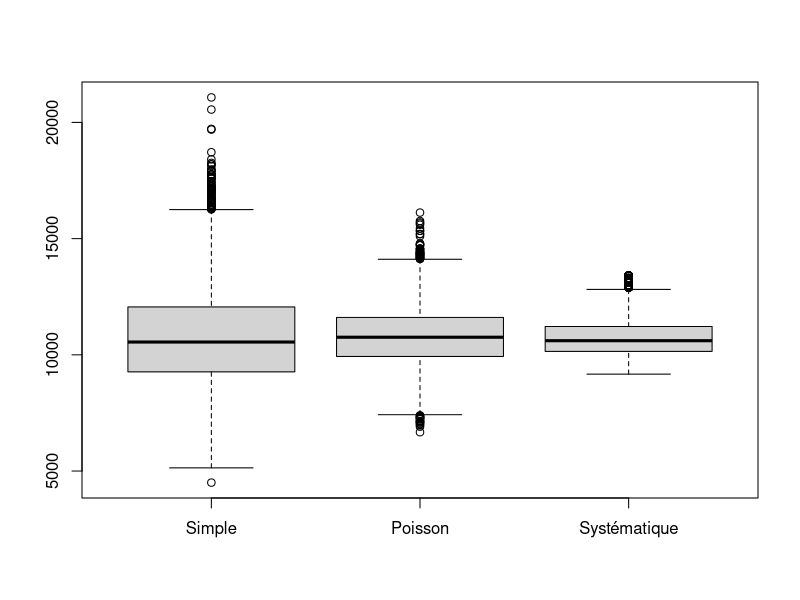
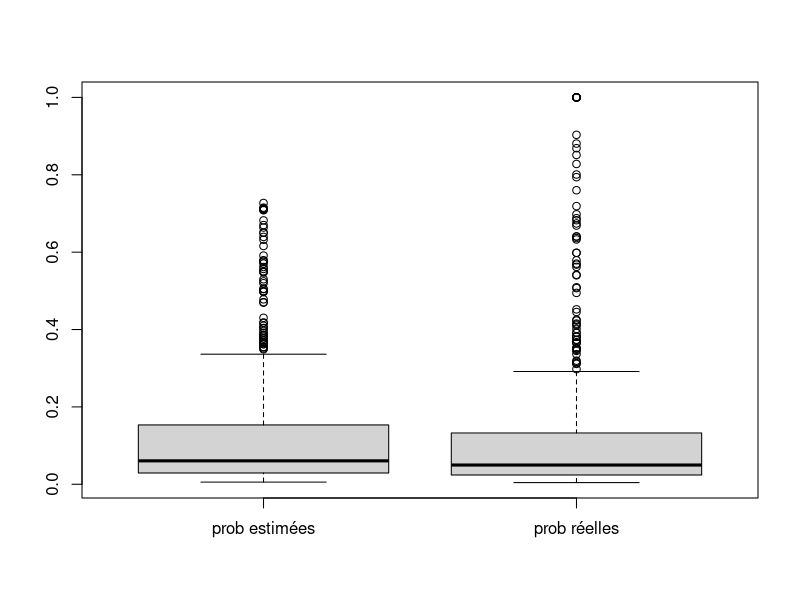
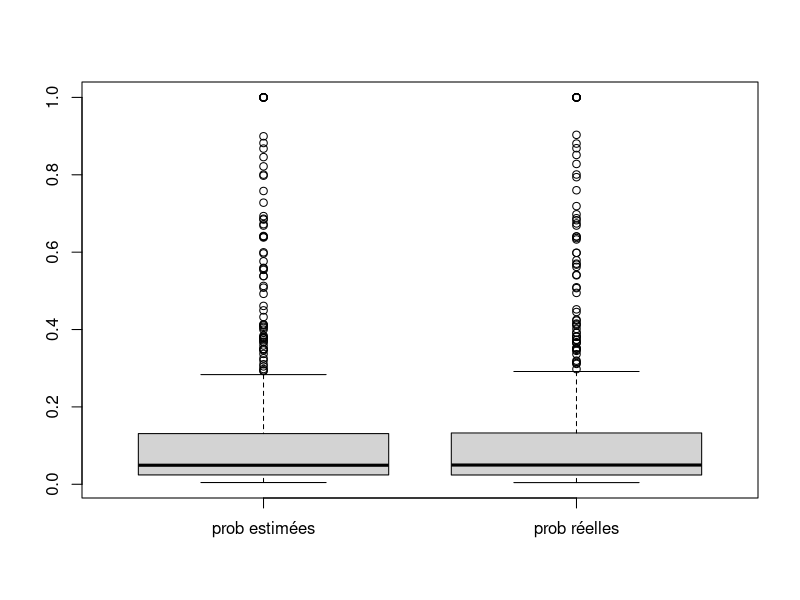

The R source for these figures, in order:
## ---- chunk 1
require(sampling)
require(survey)
require("tidyverse") ###pour ggplot
library('sampling')
library(ggplot2)

## ---- chunk 2
data(rec99)
attach(rec99)
## ---- chunk 3
set.seed(123456)
## ---- chunk 4
N<-length(LOG)
N
## ---- chunk 5
tLOG<-sum(LOG)
pk<-LOG/tLOG # Probailité de ..
## ---- chunk 6
m<-70
## ---- chunk 7
R<-UPmultinomial(m*pk)
sum(R)
## ---- chunk 8
s<-rep((1:N)[R!=0], R[R!=0])
s
## ---- chunk 9
LOGVAC.HH<-sum((R*LOGVAC/pk))/m
LOGVAC.HH
## ---- chunk 10
var.est.HH<-sum(R*(LOGVAC/pk-LOGVAC.HH)^2)/(m*(m-1))
var.est.HH
## ---- chunk 11
c(LOGVAC.HH-qnorm(0.975)*sqrt(var.est.HH),LOGVAC.HH+qnorm(0.975)*sqrt(var.est.HH))
## ---- chunk 12
sum(LOGVAC)
## ---- chunk 13
recs<-cbind.data.frame(rec99, poids=1/(m*pk))
recs<-recs[s,]
## ---- chunk 14
design.pps<-svydesign(id=~1, weights=recs$poids, data=recs)
## ---- chunk 15
res.pps<-svytotal(~LOGVAC, design.pps)
print(ftable(res.pps),digits=5)
## ---- chunk 16
n<-70
## ---- chunk 17
pik<-inclusionprobabilities(LOG,n)
rec99[pik==1,c(2,5)]
## ---- chunk 18
n<-70
pik<-inclusionprobabilities(LOG,n)
## ---- chunk 19
s<-UPpoisson(pik)
sum(s)
## ---- chunk 20
ns<-replicate(10000,
              {ss<-UPpoisson(pik)
              sum(ss)})
mean(ns)
## ---- chunk 21
ys<-LOGVAC[s==1]
piks<-pik[s==1]
LOGVAC.HT<-HTestimator(ys,piks)
LOGVAC.HT   

var.est.HT<-sum((1-piks)*(ys^2)/(piks^2))
var.est.HT
## ---- chunk 22
pikl<-outer(pik,pik,"*")
diag(pikl)<-pik
pikls<-pikl[s==1,s==1]
varHT(ys,pikls,method=1)
## ---- chunk 23
c(LOGVAC.HT-qnorm(0.975)*sqrt(var.est.HT),LOGVAC.HT+qnorm(0.975)*sqrt(var.est.HT))
sum(LOGVAC)
## ---- chunk 24
n<-70
pikl<-UPsystematicpi2(pik)
sum(pikl==0)
## ---- chunk 25
s<-UPsystematic(pik)
sum(s)
## ---- chunk 26
ys<-LOGVAC[s==1]
piks<-pik[s==1]
pikls<-pikl[s==1,s==1]
## ---- chunk 27
LOGVAC.HT<-HTestimator(ys,piks) # Estimateur HT du total
LOGVAC.HT

varHT(ys,pikls,method=2)

var.approx.HT<-varest(ys,pik=piks)
var.approx.HT
## ---- chunk 28
set.seed(12345)
s<-UPmaxentropy(pik)
piktilde<-pik
piktilde[pik!=1]<-UPMEpiktildefrompik(pik[pik!=1])
ys<-LOGVAC[s==1]
piktildes<-piktilde[s==1]
pikltilde<-UPmaxentropypi2(pik)
pikltildes<-pikltilde[s==1,s==1]
## ---- chunk 29
LOGVAC.HT<-HTestimator(ys,piktildes)
LOGVAC.HT
V.HT<-varHT(ys,pikltildes,method=2)
V.HT
## ---- chunk 30
c(LOGVAC.HT-qnorm(0.975)*sqrt(V.HT),
  LOGVAC.HT+qnorm(0.975)*sqrt(V.HT))
sum(LOGVAC)

## ---- chunk 31
N<-nrow(rec99)
n<-70
n.sim<-10000
## ---- chunk 32
y<-LOGVAC
pik<-inclusionprobabilities(LOG,n)
pik1<-rep(n/N,N)
## ---- chunk 33
r1<-replicate(n.sim, srswor(n,N))
ht1<-apply(r1, 2, FUN=function(s,y,pik1)
                  HTestimator(y[s==1],pik1[s==1]),y,pik1)
r2<-replicate(n.sim, UPpoisson(pik))
ht2<-apply(r2, 2, FUN=function(s,y,pik)
                  HTestimator(y[s==1],pik[s==1]),y,pik)
r3<-replicate(n.sim, UPsystematic(pik))
ht3<-apply(r3, 2, FUN=function(s,y,pik)
                  HTestimator(y[s==1],pik[s==1]),y,pik)
## ---- chunk 34
boxplot(ht1,ht2,ht3, names = c('Simple', 'Poisson', 'Systématique'))

## ---- chunk 35
set.seed(12345)

n.sim<-10000
prob<-matrix(0,nrow=n.sim,ncol=N)
for(i in 1:n.sim)
{
s<-sample(1:N,n,p=pik)
prob[i,1:N]<-(1:N %in% s)
}
pik_estimées<-apply(prob,2,mean)
max(pik_estimées/pik)
## ---- chunk 36
set.seed(12345)

prob<-matrix(0,nrow=n.sim,ncol=N)
for(i in 1:n.sim)
{
s<-UPpoisson(pik)
prob[i,1:N]<-s
}
pik_estimées1<-apply(prob,2,mean)
max(pik_estimées1/pik)
## ---- chunk 37
boxplot(pik_estimées,pik, names = c('prob estimées', 'prob réelles'))
## ---- chunk 38
boxplot(pik_estimées1,pik,names = c('prob estimées', 'prob réelles'))
